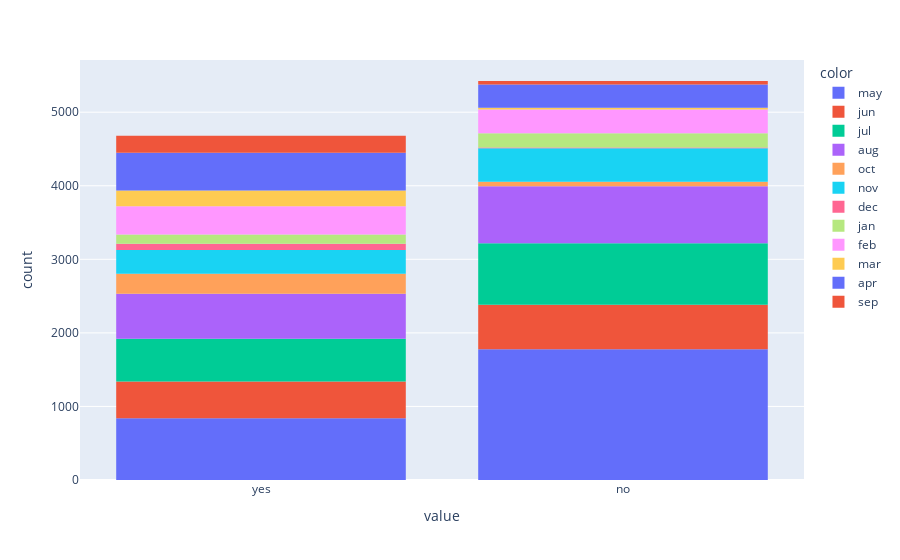

The code cell stored with this chart in its notebook:
### Markdown cell above
### Задание 7

### Code cell
# узнайте, в каком месяце чаще всего отказывались от предложения открыть депозит
# ваш код
cleaned['deposit'].groupby(cleaned.month).value_counts(normalize=True)
fig3 = plx.histogram(cleaned.deposit, color = cleaned.month)
fig3.show()

### Figure 1 — Plotly figure (JSON) as saved in the notebook; plotly's stock layout.template omitted (floating-point values rounded to 4 significant figures; data arrays with more than 128 entries replaced by an {"elided": "..."} marker saying what was removed)
{"data": [{"alignmentgroup": "True", "bingroup": "x", "hovertemplate": "color=may<br>value=%{x}<br>count=%{y}<extra></extra>", "legendgroup": "may", "marker": {"color": "#636efa", "pattern": {"shape": ""}}, "name": "may", "offsetgroup": "may", "orientation": "v", "showlegend": true, "type": "histogram", "x": {"elided": "2617 str values"}, "xaxis": "x", "yaxis": "y"}, {"alignmentgroup": "True", "bingroup": "x", "hovertemplate": "color=jun<br>value=%{x}<br>count=%{y}<extra></extra>", "legendgroup": "jun", "marker": {"color": "#EF553B", "pattern": {"shape": ""}}, "name": "jun", "offsetgroup": "jun", "orientation": "v", "showlegend": true, "type": "histogram", "x": {"elided": "1104 str values"}, "xaxis": "x", "yaxis": "y"}, {"alignmentgroup": "True", "bingroup": "x", "hovertemplate": "color=jul<br>value=%{x}<br>count=%{y}<extra></extra>", "legendgroup": "jul", "marker": {"color": "#00cc96", "pattern": {"shape": ""}}, "name": "jul", "offsetgroup": "jul", "orientation": "v", "showlegend": true, "type": "histogram", "x": {"elided": "1418 str values"}, "xaxis": "x", "yaxis": "y"}, {"alignmentgroup": "True", "bingroup": "x", "hovertemplate": "color=aug<br>value=%{x}<br>count=%{y}<extra></extra>", "legendgroup": "aug", "marker": {"color": "#ab63fa", "pattern": {"shape": ""}}, "name": "aug", "offsetgroup": "aug", "orientation": "v", "showlegend": true, "type": "histogram", "x": {"elided": "1385 str values"}, "xaxis": "x", "yaxis": "y"}, {"alignmentgroup": "True", "bingroup": "x", "hovertemplate": "color=oct<br>value=%{x}<br>count=%{y}<extra></extra>", "legendgroup": "oct", "marker": {"color": "#FFA15A", "pattern": {"shape": ""}}, "name": "oct", "offsetgroup": "oct", "orientation": "v", "showlegend": true, "type": "histogram", "x": {"elided": "335 str values"}, "xaxis": "x", "yaxis": "y"}, {"alignmentgroup": "True", "bingroup": "x", "hovertemplate": "color=nov<br>value=%{x}<br>count=%{y}<extra></extra>", "legendgroup": "nov", "marker": {"color": "#19d3f3", "pattern": {"shape": ""}}, "name": "nov", "offsetgroup": "nov", "orientation": "v", "showlegend": true, "type": "histogram", "x": {"elided": "780 str values"}, "xaxis": "x", "yaxis": "y"}, {"alignmentgroup": "True", "bingroup": "x", "hovertemplate": "color=dec<br>value=%{x}<br>count=%{y}<extra></extra>", "legendgroup": "dec", "marker": {"color": "#FF6692", "pattern": {"shape": ""}}, "name": "dec", "offsetgroup": "dec", "orientation": "v", "showlegend": true, "type": "histogram", "x": ["yes", "yes", "yes", "yes", "yes", "yes", "yes", "yes", "yes", "yes", "yes", "yes", "yes", "yes", "yes", "yes", "yes", "yes", "yes", "yes", "yes", "yes", "yes", "yes", "yes", "yes", "yes", "yes", "yes", "yes", "yes", "yes", "yes", "yes", "yes", "yes", "yes", "yes", "yes", "yes", "yes", "yes", "yes", "yes", "yes", "yes", "yes", "yes", "yes", "yes", "yes", "yes", "yes", "yes", "yes", "yes", "yes", "yes", "yes", "yes", "yes", "yes", "yes", "yes", "yes", "yes", "yes", "yes", "yes", "yes", "yes", "yes", "yes", "yes", "yes", "yes", "yes", "yes", "yes", "yes", "yes", "yes", "yes", "yes", "no", "no", "no", "no", "no", "no", "no", "no", "no"], "xaxis": "x", "yaxis": "y"}, {"alignmentgroup": "True", "bingroup": "x", "hovertemplate": "color=jan<br>value=%{x}<br>count=%{y}<extra></extra>", "legendgroup": "jan", "marker": {"color": "#B6E880", "pattern": {"shape": ""}}, "name": "jan", "offsetgroup": "jan", "orientation": "v", "showlegend": true, "type": "histogram", "x": {"elided": "319 str values"}, "xaxis": "x", "yaxis": "y"}, {"alignmentgroup": "True", "bingroup": "x", "hovertemplate": "color=feb<br>value=%{x}<br>count=%{y}<extra></extra>", "legendgroup": "feb", "marker": {"color": "#FF97FF", "pattern": {"shape": ""}}, "name": "feb", "offsetgroup": "feb", "orientation": "v", "showlegend": true, "type": "histogram", "x": {"elided": "709 str values"}, "xaxis": "x", "yaxis": "y"}, {"alignmentgroup": "True", "bingroup": "x", "hovertemplate": "color=mar<br>value=%{x}<br>count=%{y}<extra></extra>", "legendgroup": "mar", "marker": {"color": "#FECB52", "pattern": {"shape": ""}}, "name": "mar", "offsetgroup": "mar", "orientation": "v", "showlegend": true, "type": "histogram", "x": {"elided": "237 str values"}, "xaxis": "x", "yaxis": "y"}, {"alignmentgroup": "True", "bingroup": "x", "hovertemplate": "color=apr<br>value=%{x}<br>count=%{y}<extra></extra>", "legendgroup": "apr", "marker": {"color": "#636efa", "pattern": {"shape": ""}}, "name": "apr", "offsetgroup": "apr", "orientation": "v", "showlegend": true, "type": "histogram", "x": {"elided": "830 str values"}, "xaxis": "x", "yaxis": "y"}, {"alignmentgroup": "True", "bingroup": "x", "hovertemplate": "color=sep<br>value=%{x}<br>count=%{y}<extra></extra>", "legendgroup": "sep", "marker": {"color": "#EF553B", "pattern": {"shape": ""}}, "name": "sep", "offsetgroup": "sep", "orientation": "v", "showlegend": true, "type": "histogram", "x": {"elided": "278 str values"}, "xaxis": "x", "yaxis": "y"}], "layout": {"barmode": "relative", "legend": {"title": {"text": "color"}, "tracegroupgap": 0}, "margin": {"t": 60}, "xaxis": {"anchor": "y", "domain": [0, 1], "title": {"text": "value"}}, "yaxis": {"anchor": "x", "domain": [0, 1], "title": {"text": "count"}}}}
